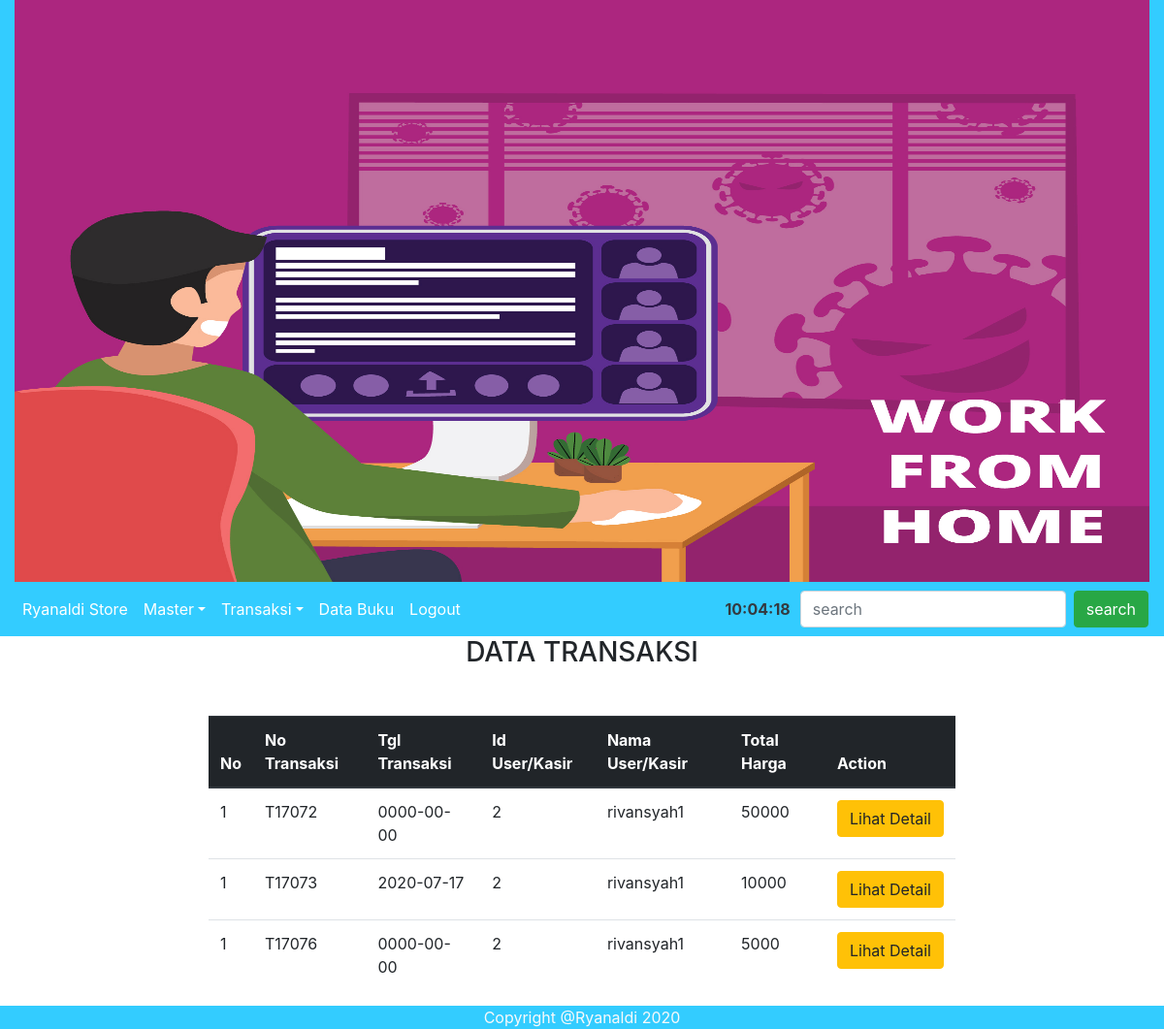
/admin/index.php?p=DataTransaksi, run on the app's committed database.
### tables this page shows
CREATE TABLE `tb_header_transaksi` (
  `no_transaksi` char(6) NOT NULL,
  `tgl_transaksi` date NOT NULL,
  `id_user` int(11) NOT NULL,
  `total_harga` int(11) NOT NULL
);

CREATE TABLE `tb_users` (
  `id_user` int(11) NOT NULL,
  `nama_user` varchar(50) NOT NULL,
  `email_user` varchar(50) NOT NULL,
  `password_user` varchar(100) NOT NULL
);

### admin/DataTransaksi.php (the view, shortened to what this page needs)
<h3 class="text-center  mb-5">DATA  TRANSAKSI</h3>
<table  class="table">
	<thead  class="thead-dark">
		<tr>
			<th>No</th>
			<th>No  Transaksi</th>
			<th>Tgl  Transaksi</th>
			<th>Id  User/Kasir</th>
			<th>Nama  User/Kasir</th>
			<th>Total  Harga</th>
			<th>Action</th>
		</tr>
	</thead>
	<tbody>
		<?php
		$no  =  1;
		if(isset($_GET['q'])){
			$q  =  $_GET['q'];
			$sql  =  "SELECT*FROM  tb_users  WHERE  nama_user  LIKE  '%$q%'";
		}else{
			$sql  =  "SELECT*FROM  tb_header_transaksi  a  LEFT  JOIN  tb_users  b  ON  a.id_user  =  b.id_user";
		}
		$result  =  $conn->query($sql);
		if($result->num_rows  >  0){
			while($row  =  $result->fetch_assoc()){  ?>
				<tr>
					<td><?=$no;?></td>
					<td><?=$row['no_transaksi']?></td>
					<td><?=$row['tgl_transaksi']?></td>
					<td><?=$row['id_user']?></td>
					<td><?=$row['nama_user']?></td>
					<td><?=$row['total_harga']?></td>
					<td>
						<a  class="btn  btn-warning"  href=""> Lihat  Detail
						</a>
					</td>
				</tr>
				<?php
			}
		}else{
			echo  "<tr><td  colspan='3'>Record  masih  kosong</td></tr>";
		}
		?>
	</tbody>
</table>

### data on the page
tb_header_transaksi: no_transaksi "T17072", tgl_transaksi "0000-00-00", id_user.id_user "2", id_user.nama_user "rivansyah1", total_harga "50000"
tb_header_transaksi: no_transaksi "T17073", tgl_transaksi "2020-07-17", id_user.id_user "2", id_user.nama_user "rivansyah1", total_harga "10000"
tb_header_transaksi: no_transaksi "T17076", tgl_transaksi "0000-00-00", id_user.id_user "2", id_user.nama_user "rivansyah1", total_harga "5000"
